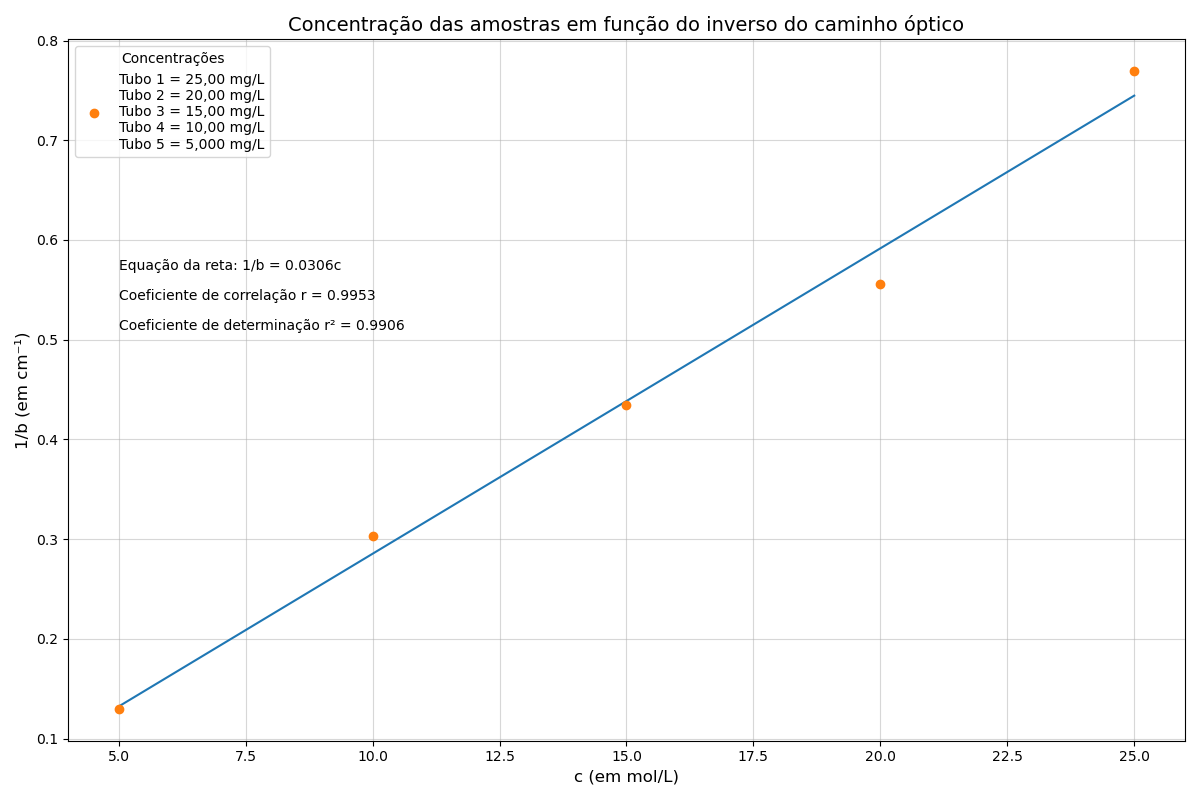

Here is the Python script that generated this plot:
import matplotlib.pyplot as plt
import numpy as np

# Sample data (concentration is x in mg/L and inversed_path is y in cm⁻¹)
concentration = np.array([25, 20, 15, 10, 5])
heights = np.array([1.3, 1.8, 2.3, 3.3, 7.7])
inversed_path = 1 / heights

# Considering y = mx + b, m being the slope and b the intercept
# This function returns m and b
slope, intercept = np.polyfit(concentration, inversed_path, deg=1)

# Estimate y-values and their error
y_est = slope * concentration + intercept
y_err = concentration.std() * np.sqrt(1/len(concentration) + (concentration - concentration.mean())**2 / np.sum((concentration - concentration.mean())**2))

# Calcutate the correlation coefficient r
# numpy.corrcoef return a matrix, therefore the index after the function
corr = np.corrcoef(inversed_path, y_est)[0,1]

# Calculate the coefficient of determination r²
r_squared = corr**2

# Strings for adding linear equation and coefficients of determination r² and correlation r
equation_txt = f"Equação da reta: 1/b = {slope:.4f}c"
corr_txt = f"Coeficiente de correlação r = {corr}"
r_squared_txt = f"Coeficiente de determinação r² = {r_squared}"

# Comparative graphic
plt.figure(figsize=(12, 8))

plt.plot(concentration, y_est, linestyle='-', marker='')
plt.plot(concentration, inversed_path, label=f"Tubo 1 = 25,00 mg/L\nTubo 2 = 20,00 mg/L\nTubo 3 = 15,00 mg/L\nTubo 4 = 10,00 mg/L\nTubo 5 = 5,000 mg/L", linestyle='', marker='o')

plt.title('Concentração das amostras em função do inverso do caminho óptico', fontsize=14)
plt.xlabel('c (em mol/L)', fontsize=12)
plt.ylabel('1/b (em cm⁻¹)', fontsize=12)
plt.legend(title="Concentrações", fontsize=10)
plt.text(5, 0.57, equation_txt, size=10)
plt.text(5, 0.54, corr_txt, size=10)
plt.text(5, 0.51, r_squared_txt, size=10)
plt.grid(alpha=0.5)
plt.tight_layout()

# Save graphic
plt.savefig("live_spectro_graph.png")

# Show graphic
plt.show()